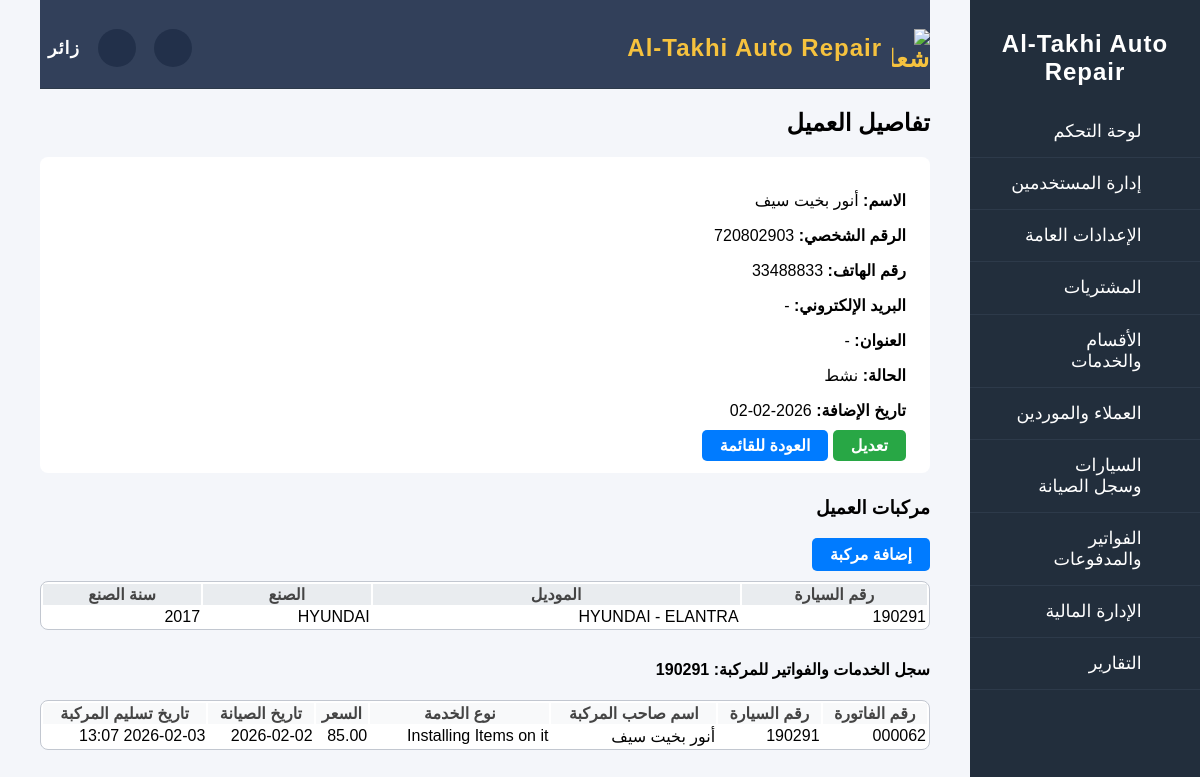
/clients/65/, run on the app's committed database.
### clients/models.py (models this page shows, shortened)
class Client(models.Model):
    STATUS_CHOICES = [
        ("active", "نشط"),
        ("inactive", "معطل"),
    ]
    COMM_PREF_CHOICES = [
        ("email", "البريد الإلكتروني"),
        ("phone", "الهاتف"),
        ("sms", "رسائل قصيرة"),
    ]
    first_name = models.CharField(max_length=100)
    last_name = models.CharField(max_length=100, blank=True, null=True)
    phone_number = models.CharField(max_length=20)
    email = models.EmailField(blank=True, null=True)
    address = models.CharField(max_length=255, blank=True, null=True)
    customer_id = models.CharField(max_length=30, unique=True)
    status = models.CharField(max_length=10, choices=STATUS_CHOICES, default="active")
    notes = models.TextField(blank=True, null=True)
    communication_preference = models.CharField(
        max_length=10, choices=COMM_PREF_CHOICES, default="phone"
    )
    birth_date = models.DateField(blank=True, null=True)
    created_by = models.ForeignKey(
        "users.User",
        on_delete=models.SET_NULL,
        null=True,
        blank=True,
        related_name="added_clients",
    )
    created_at = models.DateTimeField("تاريخ الإضافة", null=True, blank=True)
    updated_at = models.DateTimeField(auto_now=True)

### cars/models.py (models this page shows, shortened)
class Car(models.Model):
    STATUS_CHOICES = [
        ("active", "نشطة"),  # السيارة تحت الصيانة
        ("ready", "بانتظار التسليم"),  # الصيانة انتهت
        ("pending_payment", "معلقة للدفع"),  # بانتظار الدفع
        ("sold", "مباعة"),  # تم التسليم النهائي
    ]
    FUEL_CHOICES = [
        ("gasoline", "بنزين"),
        ("diesel", "ديزل"),
        ("electric", "كهرباء"),
        ("hybrid", "هايبرد"),
    ]
    client = models.ForeignKey(
        "clients.Client", on_delete=models.CASCADE, related_name="cars"
    )
    plate_number = models.CharField(max_length=20, unique=True)
    brand = models.ForeignKey(
        CarBrand, on_delete=models.SET_NULL, null=True, blank=True, related_name="cars"
    )
    model = models.ForeignKey(
        CarModel, on_delete=models.SET_NULL, null=True, blank=True, related_name="cars"
    )
    year = models.PositiveIntegerField(blank=True, null=True)
    color = models.CharField(max_length=30, blank=True, null=True)
    fuel_type = models.CharField(
        max_length=10, choices=FUEL_CHOICES, default="gasoline"
    )
    vin_number = models.CharField(max_length=30, unique=True, blank=True, null=True)
    status = models.CharField(max_length=20, choices=STATUS_CHOICES, default="active")
    notes = models.TextField(blank=True, null=True)
    entry_date = models.DateTimeField(
        blank=True, null=True, verbose_name="تاريخ دخول الورشة"
    )
    last_visit = models.DateTimeField(blank=True, null=True)
    created_at = models.DateTimeField(auto_now_add=True)
    updated_at = models.DateTimeField(auto_now=True)
    @property
    def unpaid_invoice_id(self):
        if hasattr(self, "_unpaid_invoice_id"):
            return getattr(self, "_unpaid_invoice_id")
        unpaid_invoice = self.invoices.filter(paid=False).first()
        return unpaid_invoice.id if unpaid_invoice else None

### cars/brand_models.py (models this page shows)
class CarModel(models.Model):
    brand = models.ForeignKey(CarBrand, on_delete=models.CASCADE, related_name="models")
    name = models.CharField(max_length=50)
    class Meta:
        unique_together = ("brand", "name")
    def __str__(self):
        return f"{self.brand.name} - {self.name}"

class CarBrand(models.Model):
    name = models.CharField(max_length=50, unique=True)
    def __str__(self):
        return self.name

### cars/maintenance_models.py (models this page shows, shortened)
class MaintenanceRecord(models.Model):
    delivery_date = models.DateTimeField(
        blank=True, null=True, verbose_name="تاريخ تسليم المركبة"
    )
    invoice = models.ForeignKey(
        Invoice,
        on_delete=models.SET_NULL,
        null=True,
        blank=True,
        related_name="maintenance_records",
        verbose_name="رقم الفاتورة",
    )
    car = models.ForeignKey(
        Car, on_delete=models.CASCADE, related_name="maintenance_records"
    )
    service = models.ForeignKey(Service, on_delete=models.SET_NULL, null=True, blank=True)
    price = models.DecimalField(max_digits=10, decimal_places=2)
    notes = models.TextField(blank=True, null=True)
    created_at = models.DateTimeField()
    ready_at = models.DateTimeField(
        blank=True, null=True, verbose_name="تاريخ انتهاء التصليح"
    )
    is_finished = models.BooleanField(
        default=False, verbose_name="تم الانتهاء من الصيانة"
    )

### invoices/models.py (models this page shows, shortened)
class Invoice(models.Model):
    invoice_number = models.CharField(max_length=20, unique=True)
    client = models.ForeignKey(
        Client, on_delete=models.CASCADE, related_name="invoices"
    )
    car = models.ForeignKey(Car, on_delete=models.CASCADE, related_name="invoices")
    services = models.ManyToManyField(Service, related_name="invoices")
    amount = models.DecimalField(max_digits=10, decimal_places=2)
    paid = models.BooleanField(default=False)
    created_at = models.DateTimeField("تاريخ الإنشاء", null=True, blank=True)
    updated_at = models.DateTimeField(auto_now=True)

### services/models.py (models this page shows)
class Service(models.Model):
    STATUS_CHOICES = [
        ("pending", "قيد التنفيذ"),
        ("completed", "مكتملة"),
        ("paid", "مدفوعة"),
    ]
    name = models.CharField(max_length=100)
    description = models.TextField(blank=True, null=True)
    default_price = models.DecimalField(max_digits=10, decimal_places=2)
    department = models.ForeignKey(
        Department, on_delete=models.CASCADE, related_name="services"
    )
    car = models.ForeignKey(
        "cars.Car",
        on_delete=models.SET_NULL,
        null=True,
        blank=True,
        related_name="services",
    )
    status = models.CharField(max_length=10, choices=STATUS_CHOICES, default="pending")
    notes = models.TextField(blank=True, null=True)
    created_at = models.DateTimeField(auto_now_add=True)
    updated_at = models.DateTimeField(auto_now=True)
    parts = models.ManyToManyField(
        'inventory.Part', blank=True, related_name='services'
    )
    def __str__(self):
        return self.name

### clients/views.py (the view)
# urls.py: path("clients/<int:client_id>/", client_detail, name="client_detail"),
def client_detail(request, client_id):
    client = get_object_or_404(Client, id=client_id)
    cars = client.cars.all()
    cars_data = []
    for car in cars:
        maintenance_records = (
            car.maintenance_records.select_related("invoice", "service")
            .all()
            .order_by("-created_at")
        )
        records_with_payments = []
        for record in maintenance_records:
            payment_dates = []
            if record.invoice:
                payments = record.invoice.payments.filter(status="paid").order_by(
                    "payment_date"
                )
                payment_dates = [p.payment_date for p in payments]
            records_with_payments.append(
                {"record": record, "payment_dates": payment_dates}
            )
        has_unpaid_invoice = car.invoices.filter(paid=False).exists()
        cars_data.append(
            {
                "car": car,
                "maintenance_records": records_with_payments,
                "has_unpaid_invoice": has_unpaid_invoice,
            }
        )
    return render(
        request,
        "client_detail.html",
        {
            "client": client,
            "cars_data": cars_data,
        },
    )

### templates/client_detail.html (shortened to what this page needs)
{% extends 'base.html' %}
{% block content %}
<h2>تفاصيل العميل</h2>
<div style="background:#fff;padding:18px 24px;border-radius:8px;margin-bottom:24px;">
    <p><b>الاسم:</b> {{ client.first_name }}{% if client.last_name %} {{ client.last_name }}{% endif %}</p>
    <p><b>الرقم الشخصي:</b> {{ client.customer_id }}</p>
    <p><b>رقم الهاتف:</b> {{ client.phone_number }}</p>
    <p><b>البريد الإلكتروني:</b> {{ client.email|default:'-' }}</p>
    <p><b>العنوان:</b> {{ client.address|default:'-' }}</p>
    <p><b>الحالة:</b> {{ client.get_status_display }}</p>
    <p><b>تاريخ الإضافة:</b> {{ client.created_at|date:'Y-m-d' }}</p>
    <a href="{% url 'edit_client' client.id %}" style="background:#28a745;color:#fff;padding:7px 18px;border-radius:5px;text-decoration:none;font-weight:bold;">تعديل</a>
    <a href="{% url 'clients_list' %}" style="background:#007bff;color:#fff;padding:7px 18px;border-radius:5px;text-decoration:none;font-weight:bold;">العودة للقائمة</a>
</div>
<h3>مركبات العميل</h3>
<a href="{% url 'add_car_for_client' client.id %}" style="background:#007bff;color:#fff;padding:7px 18px;border-radius:5px;text-decoration:none;font-weight:bold;margin-bottom:10px;display:inline-block;">إضافة مركبة</a>
<table style="width:100%;background:#fff;border-radius:8px;overflow:hidden;border:1.5px solid #c2c7d0;margin-bottom:30px;">
    <thead>
        <tr style="background:#e9ecef;color:#444;font-weight:bold;">
            <th>رقم السيارة</th>
            <th>الموديل</th>
            <th>الصنع</th>
            <th>سنة الصنع</th>
        </tr>
    </thead>
    <tbody>
        {% for car_data in cars_data %}
        <tr>
            <td>{{ car_data.car.plate_number }}</td>
            <td>{{ car_data.car.model }}</td>
            <td>{{ car_data.car.brand }}</td>
            <td>{{ car_data.car.year }}</td>
        </tr>
        {% endfor %}
    </tbody>
</table>
{% for car_data in cars_data %}
    <h4>سجل الخدمات والفواتير للمركبة: {{ car_data.car.plate_number }}</h4>
    <table class="service-invoice-table" style="width:100%;background:#fff;border-radius:8px;overflow:hidden;border:1.5px solid #c2c7d0;margin-bottom:30px;">
        <thead>
            <tr style="background:#f8f9fa;color:#444;font-weight:bold;">
                <th>رقم الفاتورة</th>
                <th>رقم السيارة</th>
                <th>اسم صاحب المركبة</th>
                <th>نوع الخدمة</th>
                <th>السعر</th>
                <th>تاريخ الصيانة</th>
                <th>تاريخ تسليم المركبة</th>
            </tr>
        </thead>
        <tbody>
            {% for item in car_data.maintenance_records %}
            <tr>
                <td>{% if item.record.invoice %}{{ item.record.invoice.invoice_number }}{% else %}-{% endif %}</td>
                <td>{{ car_data.car.plate_number }}</td>
                <td>{{ client.first_name }}{% if client.last_name %} {{ client.last_name }}{% endif %}</td>
                <td>{{ item.record.service }}</td>
                <td>{{ item.record.price }}</td>
                <td>{{ item.record.created_at|date:'Y-m-d' }}</td>
                <td>{% if item.record.delivery_date %}{{ item.record.delivery_date|date:'Y-m-d H:i' }}{% else %}-{% endif %}</td>
            </tr>
            {% empty %}
            <tr><td colspan="7" style="text-align:center;">لا يوجد سجلات صيانة لهذه المركبة.</td></tr>
            {% endfor %}
        </tbody>
    </table>
{% endfor %}
{% endblock %}

### templates/base.html (style rules this page uses)
body { font-family: Tahoma, Arial, sans-serif; background: #f4f6fa; margin: 0; padding: 0; }

### data on the page
Client: first_name "أنور بخيت سيف", customer_id "720802903", phone_number "33488833", email "-", address "-", status "نشط", created_at "2026-02-02"
Car: car.plate_number "190291", car.model "HYUNDAI - ELANTRA", car.brand "HYUNDAI", car.year "2017"
MaintenanceRecord: record.invoice.invoice_number "000062", record.service "Installing Items on it", record.price "85.00", record.created_at "2026-02-02", record.delivery_date "2026-02-03 13:07"
